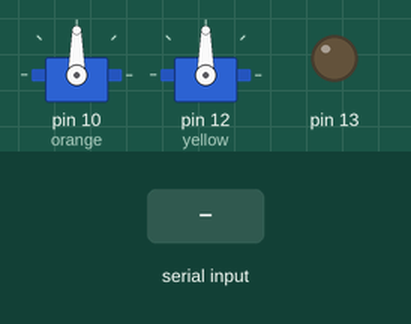
This sketch was run on a simulated Arduino Uno, built with avr-gcc and run on an emulated ATmega328P. Shown: 2 × servo, output pins drawn as LEDs (lit = HIGH). The inputs (shaded band) are chosen by the test bench.

Above: at 1.2 s.
1.3 s: "1" received over Serial
At 2.0 s:
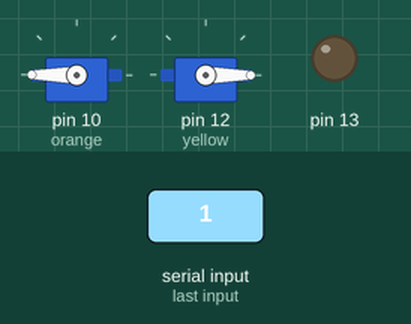
2.9 s: "2" received over Serial
At 4.2 s:
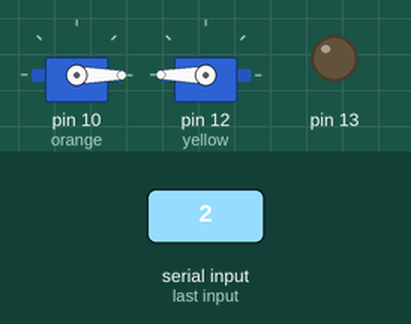
4.5 s: "4" received over Serial
At 5.7 s:
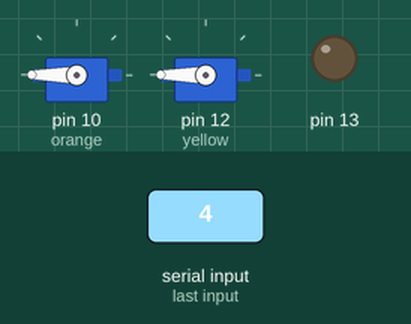
6.1 s: "3" received over Serial
At 6.9 s:
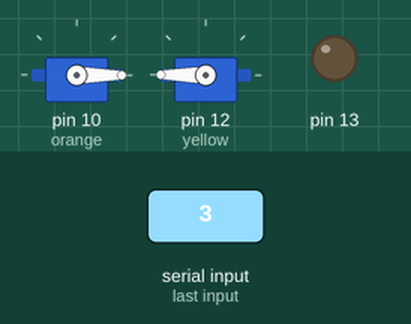
Timing chart, 0 to 8.7 s (numbered marks = the images above; inputs shaded):
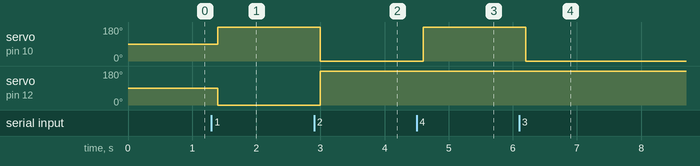

The sketch:

bigServoControl_MotorControl.ino
```cpp
#include <Servo.h>

Servo orange;
Servo yellow;

void setup() {
  // put your setup code here, to run once:
  Serial.begin(9600);
  pinMode(13, OUTPUT);
  orange.attach(10);
  yellow.attach(12);
}

void loop() {
   handleSerial();

   delay(200);
}

//functions have to be above the handleSerial() function or it bugs out
void up() {
  yellow.write(0);
  orange.write(180);
}

void down() {
  yellow.write(180);
  orange.write(0);
}


void yellow0() {
  yellow.write(0);
}

void yellow180() {
  yellow.write(180);

}

void orange0() {
  orange.write(0);
}

void orange180() {
  orange.write(180);

}
void handleSerial() {
 while (Serial.available() > 0) {
   char incomingCharacter = Serial.read();
   switch (incomingCharacter) {
     case '1':
      up();
      break;
     case '2':
      down();
      break;
     case '3':
      orange0();
      break;
     case '4':
      orange180();
      break;
    }
  }
}
```

Measured:
- after the input at 1.3 s, servo on pin 10 (orange): 90° → 180° after 0.10 s; servo on pin 12 (yellow): 90° → 0° after 0.10 s
- after the input at 2.9 s, servo on pin 10 (orange): 180° → 0° after 0.10 s; servo on pin 12 (yellow): 0° → 180° after 0.10 s
- after the input at 4.5 s, servo on pin 10 (orange): 0° → 180° after 0.10 s
- after the input at 6.1 s, servo on pin 10 (orange): 180° → 0° after 0.10 s
